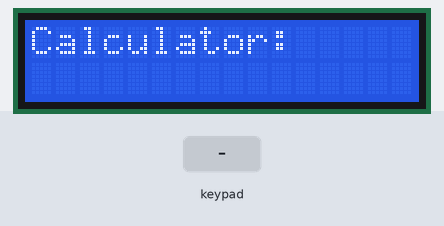
A sketch run on a simulated Arduino Uno, built with avr-gcc and run on an emulated ATmega328P. Shown: 16×2 character LCD. The inputs (shaded band) are chosen by the test bench. What the sketch prints to the serial monitor is not drawn.

Above: at 1.2 s.
1.3 s: key 'C' pressed
At 2.5 s:
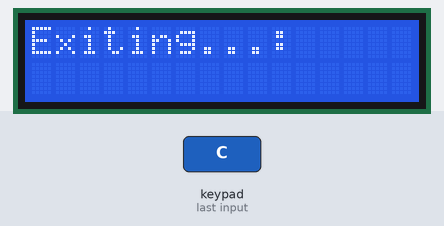
2.8 s: key 'D' pressed
At 4.0 s:
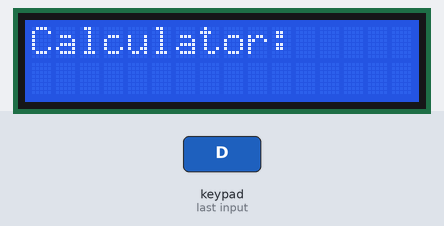
4.3 s: keypad keys 9 8 7 6 A pressed 0.4 s apart
At 6.5 s:
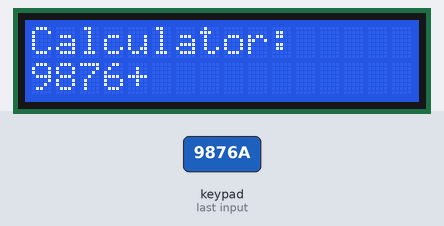
7.8 s: keypad keys 9 8 7 6 * pressed 0.4 s apart
At 10.2 s:
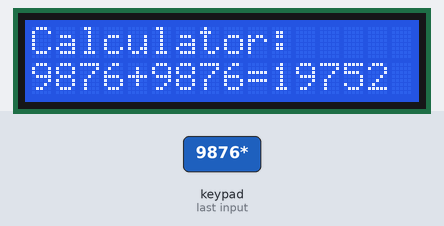
Timing chart, 0 to 11.7 s (numbered marks = the images above; inputs shaded):
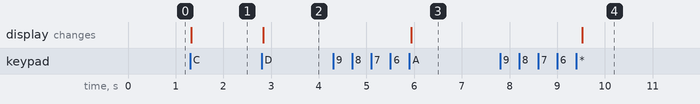

Measured:
- after the input at 1.3 s, the display: changes at once (image 1)
- after the input at 2.8 s, the display: changes at once (image 2)
- after the input at 4.3 s, the display: changes after 1.6 s (image 3)
- after the input at 7.8 s, the display: changes after 1.7 s (image 4)

The sketch:

keypad.ino
```cpp
#include<Keypad.h>
#include <LiquidCrystal.h>
LiquidCrystal lcd (A0, A1, A2, A3, A4, A5);
const byte ROWS = 4;
const byte COLS = 4;
char hexaKeys[ROWS][COLS] = {
  {'1','2','3','A'},
  {'4','5','6','B'},
  {'7','8','9','C'},
  {'*','0','#','D'}
};
byte rowPins[ROWS] = {9,8,7,6};
byte colPins[COLS] = {5,4,3,2};
int sum =0;
int temp = 0,temp1 = 0,temp2 = 0;
int count = 0;
String str = "";
int i = 0;
int i2 = 0;
bool stop = false;

Keypad customKeypad = Keypad(makeKeymap(hexaKeys),rowPins, colPins, ROWS,COLS);

void setup() {
  // put your setup code here, to run once:
Serial.begin(9600);
lcd.begin(16,2);
}

void loop() {

  // put your main code here, to run repeatedly:
  //lcd.setCursor(0,0);
  //lcd.print("Calculator: ");
  if(!stop){
    lcd.setCursor(0,0);
  lcd.print("Calculator: ");
  }
char customKey = customKeypad.getKey();
delay(20);
//----------
if(customKey == 'C'){
  lcd.setCursor(0,0);
  lcd.print("Exiting...");
  stop = true;
}
if(customKey == 'D'){//restarts
  lcd.setCursor(0,0);
  lcd.print("Calculator:");
  stop = false;
  customKey = '0';
  i--;
}
//------------
if(customKey && !stop ){
  count++;
  //process the calculation
  if(count == 1){
    temp = (int)customKey-48;
    bool flag = false;
     str = str + String (temp);

    while(!flag){
      customKey = customKeypad.getKey();
      delay(20);
      if(customKey){
            if(isDigit(customKey)){
              str = str + String(customKey);
              i++;

            }
            else{
                count++;//will skip count == 2
                temp = str.toInt();
                flag = true;
                temp1 = customKey;
                i++;
                if(temp1 == 'A'){

                  lcd.setCursor(0,1);
                  lcd.print(temp);
                  lcd.print('+');

                }else if(temp1 == 'B'){
                  lcd.setCursor(0,1);
                  lcd.print(temp);
                  lcd.print('-');

                }

            }
    }
  }

}
  else if(count == 3){
    temp2 = (int)customKey-48;
    //---------------------
       bool flag = false;
       str = "";
     str = str + String (temp2);
     i2++;
     i++;
    while(!flag){
      customKey = customKeypad.getKey();
      if(customKey){
            if(isDigit(customKey)){
              str = str + String(customKey);

              i2++;
            }
            else if(customKey == '*'){
                temp2 = str.toInt();
                flag = true;
                lcd.setCursor(i,1);
                lcd.print(temp2);
                lcd.setCursor(i+i2,1);
                lcd.print('=');
                i++; //counting the = character


            }
    }
  }


   //-----------------------
    if(temp1 == 'A'){
          sum = temp + temp2;
    }
    else if(temp1 == 'B'){
      sum = temp - temp2;
    }
     Serial.println(sum);
     i++;
     i2--;
     lcd.setCursor(i+i2,1);
     lcd.print(sum);
     delay(6000);
     lcd.clear();


    //reset all values again
    sum = 0;
    temp = 0;
    temp1 = 0;
    temp2 = 0;
    count = 0;
    str ="";
    i =0;
    i2=0;

  }

}


}
```
